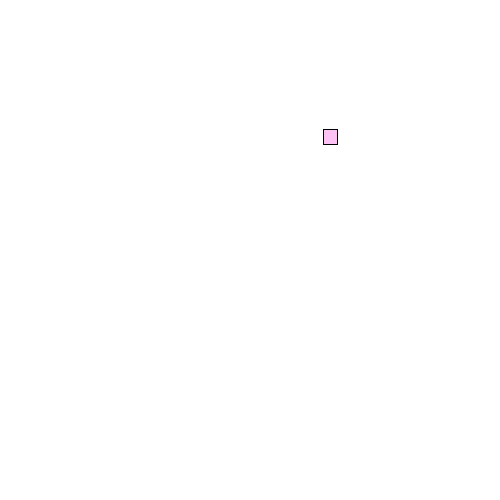
Frame 1 (no input)
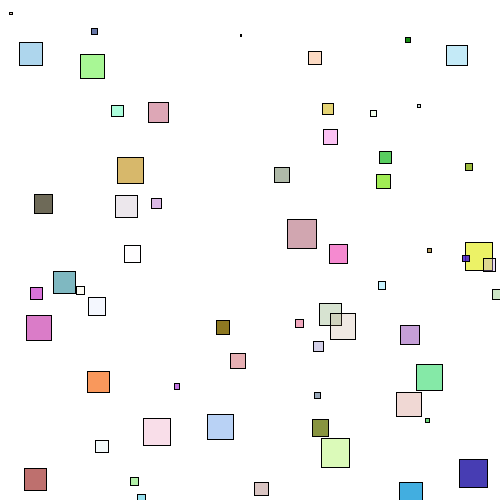
Frame 60 (the mouse pressed at the canvas centre just before this capture)
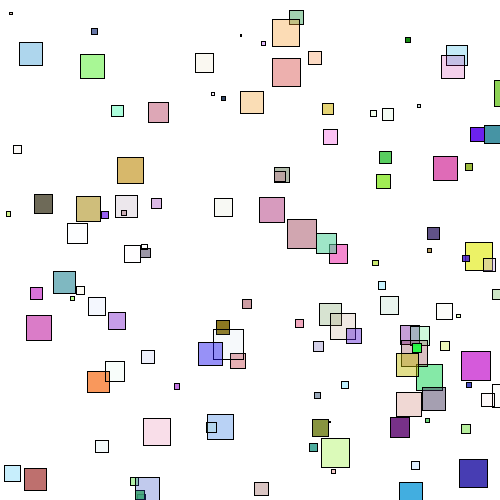
Frame 120 (the mouse held since frame 60 and released just before this capture)

The Processing sketch that drew these frames (run headless with seeded random() and noise(); from frame 60 on, the mouse is pressed at the canvas centre):

// Processing sketch: w2_f15_5_chance_randomFunction
// ── w2_f15_5_chance_randomFunction.pde

float posX = 0;
float posY = 0;
float r = 0;
float g = 0;
float b = 0;
float a = 0;
float side = 0;

void setup(){
 size(500, 500); 
 background(255);
 frameRate(100);
 smooth();
}

void draw(){
  posX = random(0, width);
  posY = random(0, height);
  r = random(255);
  g = random(255);
  b = random(255);
  a = random(255);
  side = random(1, 30);
  stroke(0);
  fill(r, g, b, a);
  rect(posX, posY, side, side);  
}
